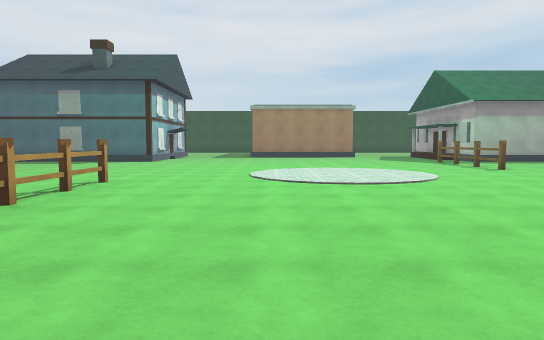
View 1 (above)

22 first-person views from a walk through a scene from a Unity 3-D project. The camera is 1.4 m above the floor, tilts 4° down and sees 70° across. The floor is counted in squares, 2 m on a side. Each view is taken from the middle of a square. On the plan, view 1 faces up. The plan holds only what a view shows up to about 11 squares ahead; the rest is blank. The place goes on beyond the plan. The player is left out. Surface patterns are stand-ins for the level's own textures.

View 2
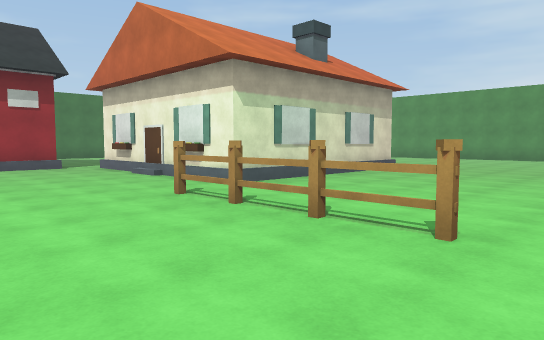

View 3
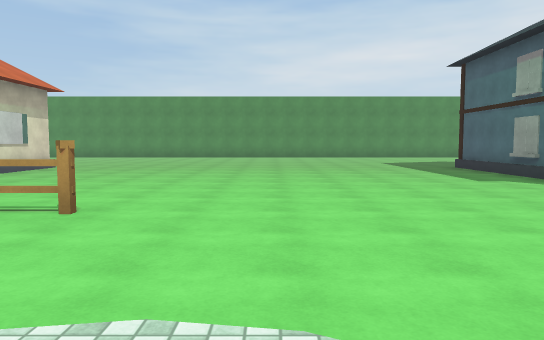

View 4
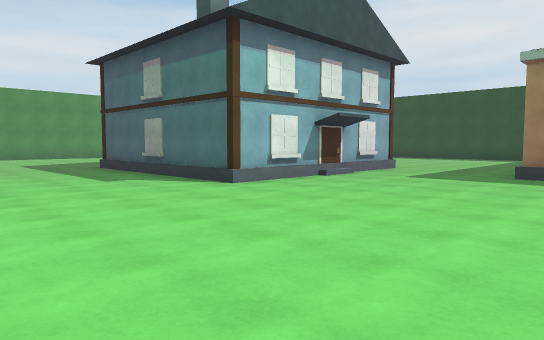

View 5
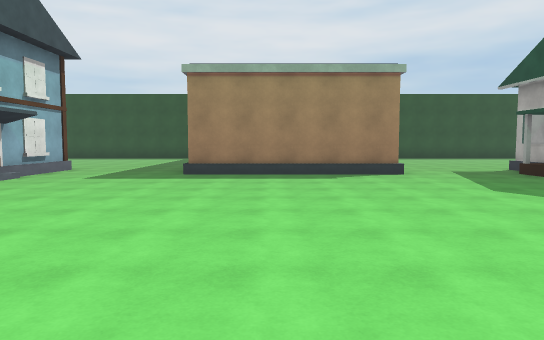

View 6
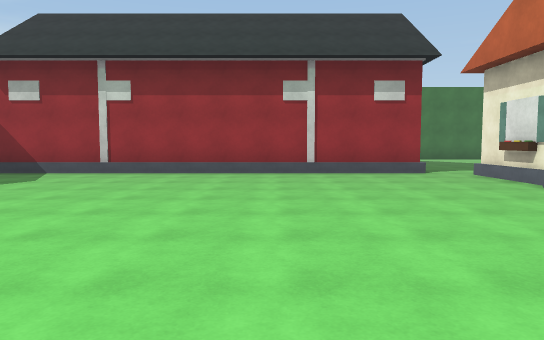

View 7
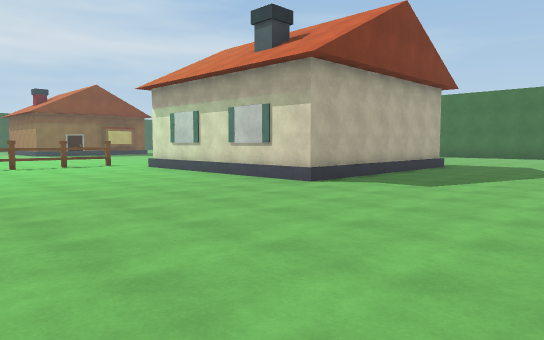

View 8
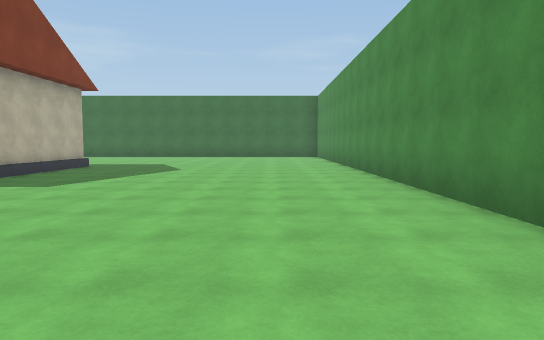

View 9
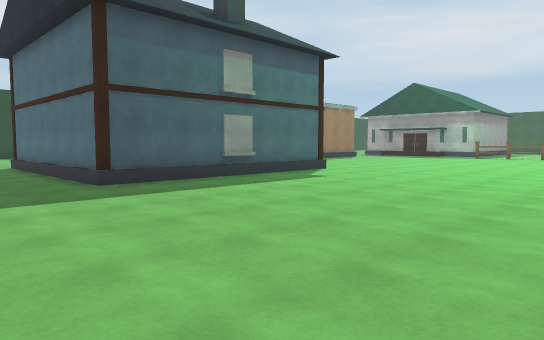

View 10
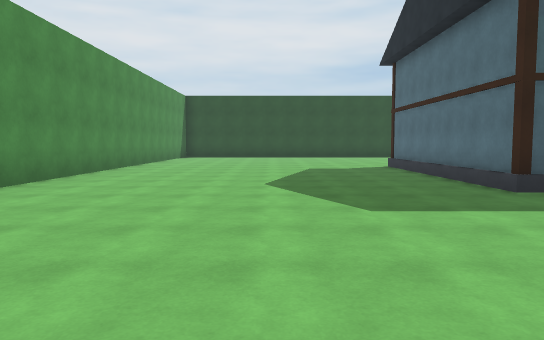

View 11
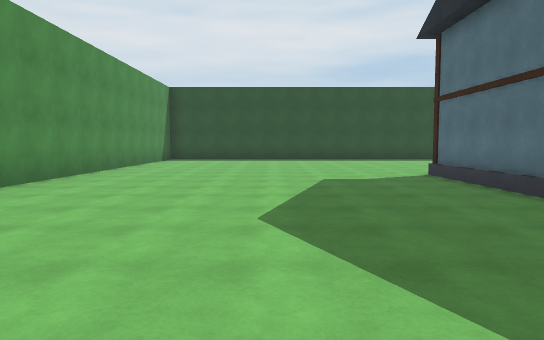

View 12
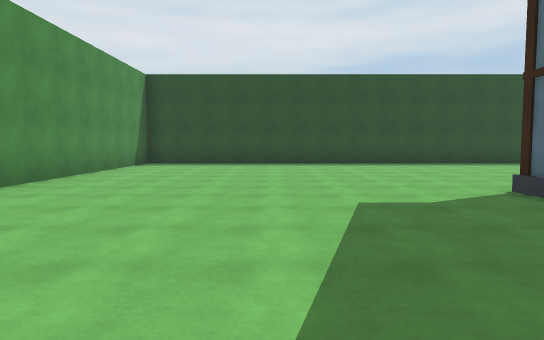

View 13
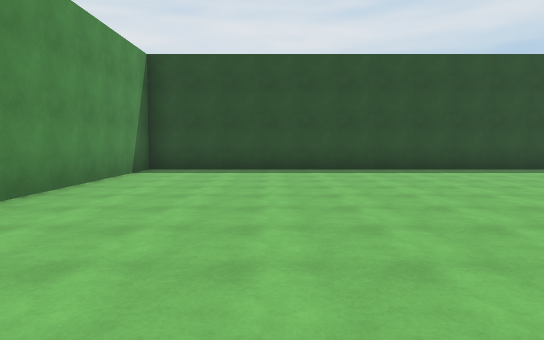

View 14
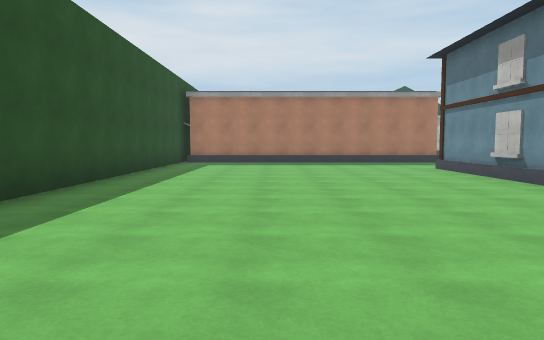

View 15
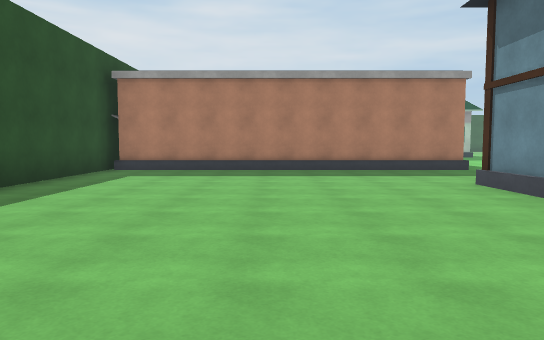

View 16
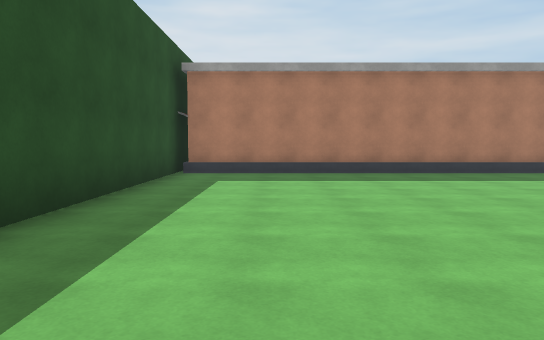

View 17
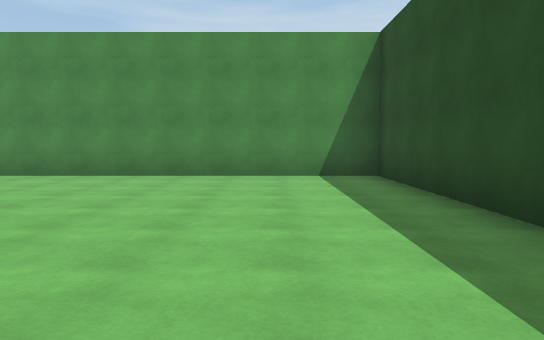

View 18
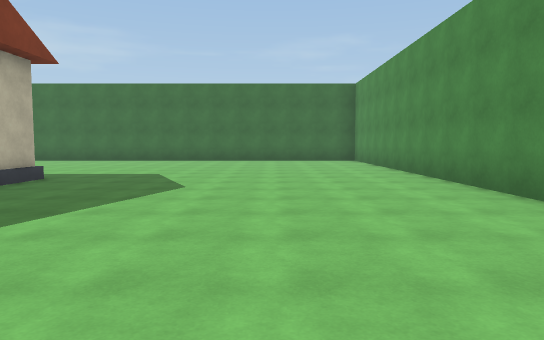

View 19
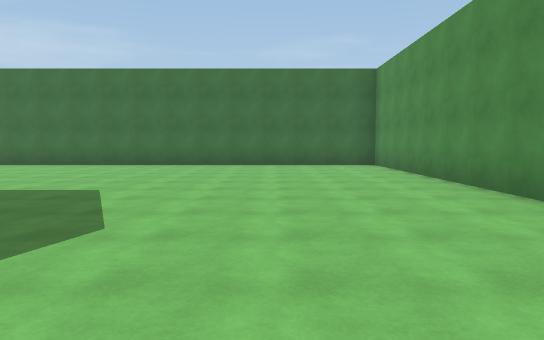

View 20
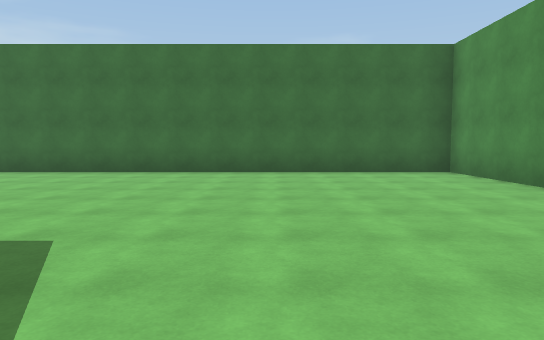

View 21
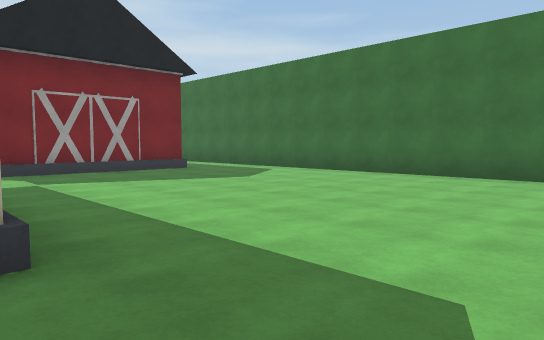

View 22
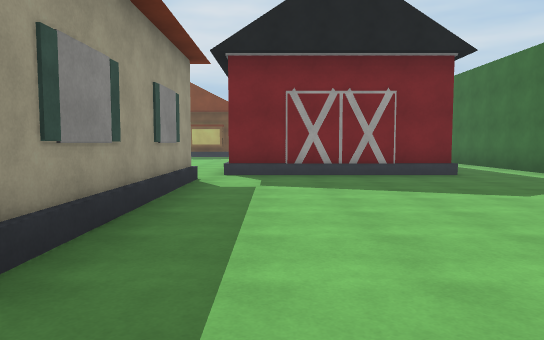

### Floor plan
Key: @ floor where view 1 was taken; # wall or solid block; . main floor; : floor 0.5 m higher than the main floor; / step, stairs or slope; = window, fence, low wall or low ledge; O other object.
Columns run from 19 left of view 1 to 6 right of it. Each row starts with its distance up from view 1.
 29 ####################
 28 #.................:#
 27 #.................##
 26 #.................#
 25 #.................#
 24 #.................#
 23 #.................#
 22 #.................#
 21 #.................#     ..
 20 #........OOOOOO...##  ##..
 19 #........O    O.../####/..
 18 #........O    O...........
 17 #........O OO O...........
 16 #........OOOOOO..........
 15 #........OOOOOO..........
 14  .......................
 13   .....................
 12    ....................
 11    ......................
 10     .....................O
  9      .....................
  8    .......................
  7   ..............O........
  6  ...............O.......
  5 #...............=.......
  4 #...............O......
  3 #...............O.....
  2 #........OOOOOO.......
  1 #........OOOOOO........
  0 #........OOOOOO....@....
 -1 #........O    O.........
 -2 #........O    O..........
 -3 #........OOOOOO...........
 -4 #...............##########
 -5 #...............#
 -6 #...............#
 -7 #...............#
 -8 #...............#
 -9 #...............#
-10 #..................
-11 #............. ....
-12 ##############  ###

Positions as (right, up) in squares from view 1, and headings:
1: (0, 0), facing up
2: (0, 8), facing down-left
3: (1, 9), facing left
4: (1, 10), facing up-left
5: (1, 10), facing up
6: (0, 5), facing down
7: (-15, 8), facing down-right
8: (-16, 8), facing down
9: (-13, 8), facing up-right
10: (-14, 9), facing up
11: (-14, 12), facing up
12: (-14, 15), facing up
13: (-15, 18), facing up
14: (-15, 25), facing right
15: (-11, 24), facing right
16: (-10, 26), facing right
17: (-10, 26), facing left
18: (-15, 4), facing down
19: (-15, 1), facing down
20: (-14, -2), facing down
21: (-13, -3), facing down-right
22: (-12, -5), facing right
